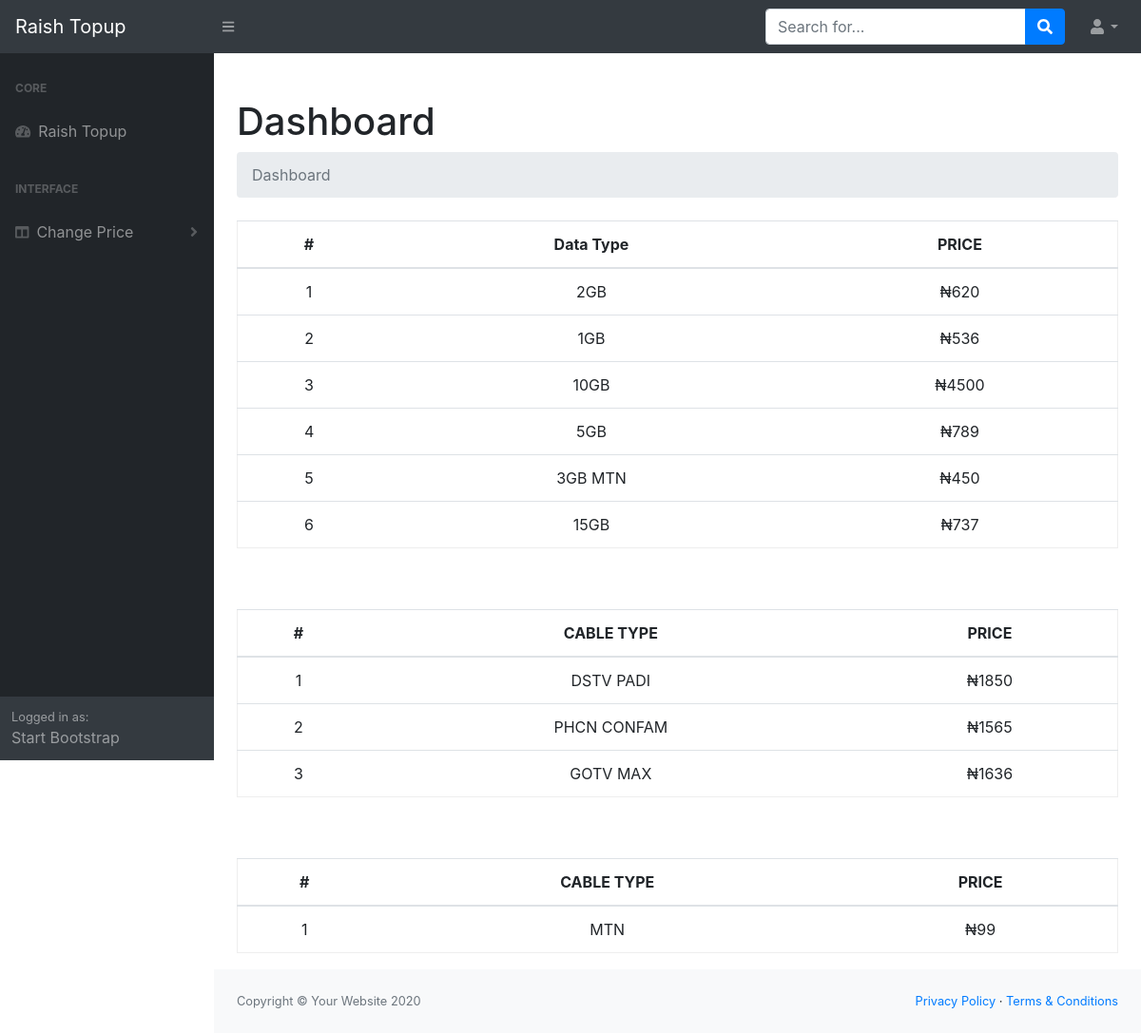
The app's page /admin/details.php (signed in) with its own data.
### tables this page shows
CREATE TABLE `dataprice` (
  `id` int(11) NOT NULL,
  `ref_id` varchar(225) NOT NULL,
  `price` varchar(255) NOT NULL,
  `date` timestamp(6) NOT NULL DEFAULT current_timestamp(6) ON UPDATE current_timestamp(6),
  `data_type` varchar(255) NOT NULL
);

CREATE TABLE `cableprice` (
  `id` int(11) NOT NULL,
  `ref_id` int(11) NOT NULL,
  `cable_type` varchar(255) NOT NULL,
  `cable_price` varchar(255) NOT NULL
);

CREATE TABLE `airtimeprice` (
  `id` int(11) NOT NULL,
  `ref_id` int(11) NOT NULL,
  `airtime_type` varchar(255) NOT NULL,
  `airtime_price` varchar(255) NOT NULL
);

### admin/details.php (the view, shortened to what this page needs)
<!DOCTYPE html>
<html lang="en">
<head>
            <link rel="stylesheet" href="assets/css/bootstrap.min.css">
            <link rel="stylesheet" href="assets/css/owl.carousel.min.css">
            <link rel="stylesheet" href="assets/css/flaticon.css">
            <link rel="stylesheet" href="assets/css/slicknav.css">
            <link rel="stylesheet" href="assets/css/animate.min.css">
            <link rel="stylesheet" href="assets/font-awesome.min.css">
            <link rel="stylesheet" href="assets/css/magnific-popup.css">
            <link rel="stylesheet" href="assets/css/fontawesome-all.min.css">
            <link rel="stylesheet" href="assets/css/themify-icons.css">
            <link rel="stylesheet" href="assets/css/slick.css">
            <link rel="stylesheet" href="assets/css/nice-select.css">
        <link href="font-awesome.min.css" rel="stylesheet">
      <link href="boot/css/bootstrap.min.css" rel="stylesheet" />
      <link href="css/styles.css" rel="stylesheet" />
      <link href="https://cdn.datatables.net/1.10.20/css/dataTables.bootstrap4.min.css" rel="stylesheet" />
</head>
<body>
<body class="sb-nav-fixed">
        <nav class="sb-topnav navbar navbar-expand navbar-dark bg-dark">
            <a class="navbar-brand" href="index.html">Raish Topup</a>
            <button class="btn btn-link btn-sm order-1 order-lg-0" id="sidebarToggle" href="#"><i class="fas fa-bars"></i></button>
             <form class="d-none d-md-inline-block form-inline ml-auto mr-0 mr-md-3 my-2 my-md-0">
                <div class="input-group">
                    <input class="form-control" type="text" placeholder="Search for..." aria-label="Search" aria-describedby="basic-addon2" />
                    <div class="input-group-append">
                        <button class="btn btn-primary" type="button"><i class="fas fa-search"></i></button>
                    </div>
                </div>
            </form>
            <ul class="navbar-nav ml-auto ml-md-0">
                <li class="nav-item dropdown">
                    <a class="nav-link dropdown-toggle" id="userDropdown" href="#" role="button" data-toggle="dropdown" aria-haspopup="true" aria-expanded="false"><i class="fas fa-user fa-fw"></i></a>
                </li>
            </ul>
        </nav>
        <div id="layoutSidenav">
            <div id="layoutSidenav_nav">
                <nav class="sb-sidenav accordion sb-sidenav-dark" id="sidenavAccordion">
                    <div class="sb-sidenav-menu">
                        <div class="nav">
                            <div class="sb-sidenav-menu-heading">Core</div>
                            <a class="nav-link" href="dashboard.php">
                                <div class="sb-nav-link-icon"><i class="fas fa-tachometer-alt"></i></div>
                                Raish Topup
                            </a>
                            <div class="sb-sidenav-menu-heading">Interface</div>
                            <a class="nav-link collapsed" href="#" data-toggle="collapse" data-target="#collapseLayouts" aria-expanded="false" aria-controls="collapseLayouts">
                                <div class="sb-nav-link-icon"><i class="fas fa-columns"></i></div>
                                Change Price
                                <div class="sb-sidenav-collapse-arrow"><i class="fas fa-angle-down"></i></div>
                            </a>
                        </div>
                    </div>
                    <div class="sb-sidenav-footer">
                        <div class="small">Logged in as:</div>
                        Start Bootstrap
                    </div>
                </nav>
            </div>
            <div id="layoutSidenav_content">
                <main>
                    <div class="container-fluid">
                        <h1 class="mt-4">Dashboard</h1>
                        <ol class="breadcrumb mb-4">
                            <li class="breadcrumb-item active">Dashboard</li>
                        </ol>
		 <table class="table table-hover" width="100%" style="text-align: center;  border:  1px solid #eee; ">
		    <thead>
		      <tr>
		      	 <th>#</th>
		       <th>Data Type</th>
                <th>PRICE</th>
		      </tr>
		    </thead>
		    <tbody>
                    <?php
                     include('db.php');
                     $result = $conn->query("SELECT * FROM dataprice ");
                     $customer = $result->fetch_all(MYSQLI_ASSOC);
                    foreach($customer as $customer) :?>
						<tr>
							<td><?= $customer['id']; ?></td>
                            <td><?= $customer['data_type']; ?></td>
                            <td>₦<?= $customer['price']; ?></td>
						</tr>
					<?php endforeach; ?>
		    </tbody>
		  </table>
<br><br>
<table class="table table-hover" width="100%" style="text-align: center;  border:  1px solid #eee; ">
		    <thead>
		      <tr>
		      	 <th>#</th>
		       <th>CABLE TYPE</th>
                <th>PRICE</th>
		      </tr>
		    </thead>
		    <tbody>
                    <?php
                     include('db.php');
                     $result = $conn->query("SELECT * FROM cableprice ");
                     $customer = $result->fetch_all(MYSQLI_ASSOC);
                    foreach($customer as $customer) :?>
						<tr>
							<td><?= $customer['id']; ?></td>
                            <td><?= $customer['cable_type']; ?></td>
                            <td>₦<?= $customer['cable_price']; ?></td>
						</tr>
					<?php endforeach; ?>
		    </tbody>
		  </table>
          <br><br>
<table class="table table-hover" width="100%" style="text-align: center;  border:  1px solid #eee; ">
		    <thead>
		      <tr>
		      	 <th>#</th>
		       <th>CABLE TYPE</th>
                <th>PRICE</th>
		      </tr>
		    </thead>
		    <tbody>
                    <?php
                     include('db.php');
                     $result = $conn->query("SELECT * FROM airtimeprice ");
                     $customer = $result->fetch_all(MYSQLI_ASSOC);
                    foreach($customer as $customer) :?>
						<tr>
							<td><?= $customer['id']; ?></td>
                            <td><?= $customer['airtime_type']; ?></td>
                            <td>₦<?= $customer['airtime_price']; ?></td>
						</tr>
					<?php endforeach; ?>
		    </tbody>
		  </table>
        <div class="container well">
		  	<div class="row">
		  		<div class="col-md-10">
		  		</div>
		  	</div>
          </div>
      </div>
                </main>
                <footer class="py-4 bg-light mt-auto">
                    <div class="container-fluid">
                        <div class="d-flex align-items-center justify-content-between small">
                            <div class="text-muted">Copyright &copy; Your Website 2020</div>
                            <div>
                                <a href="#">Privacy Policy</a>
                                &middot;
                                <a href="#">Terms &amp; Conditions</a>
                            </div>
                        </div>
                    </div>
                </footer>
            </div>
        </div>
</body>
</html>

### records on screen
dataprice: id "1", data_type "2GB", price "620"
dataprice: id "2", data_type "1GB", price "536"
dataprice: id "3", data_type "10GB", price "4500"
dataprice: id "4", data_type "5GB", price "789"
dataprice: id "5", data_type "3GB MTN", price "450"
dataprice: id "6", data_type "15GB", price "737"
cableprice: id "1", cable_type "DSTV PADI", cable_price "1850"
cableprice: id "2", cable_type "PHCN CONFAM", cable_price "1565"
cableprice: id "3", cable_type "GOTV MAX", cable_price "1636"
airtimeprice: id "1", airtime_type "MTN", airtime_price "99"
